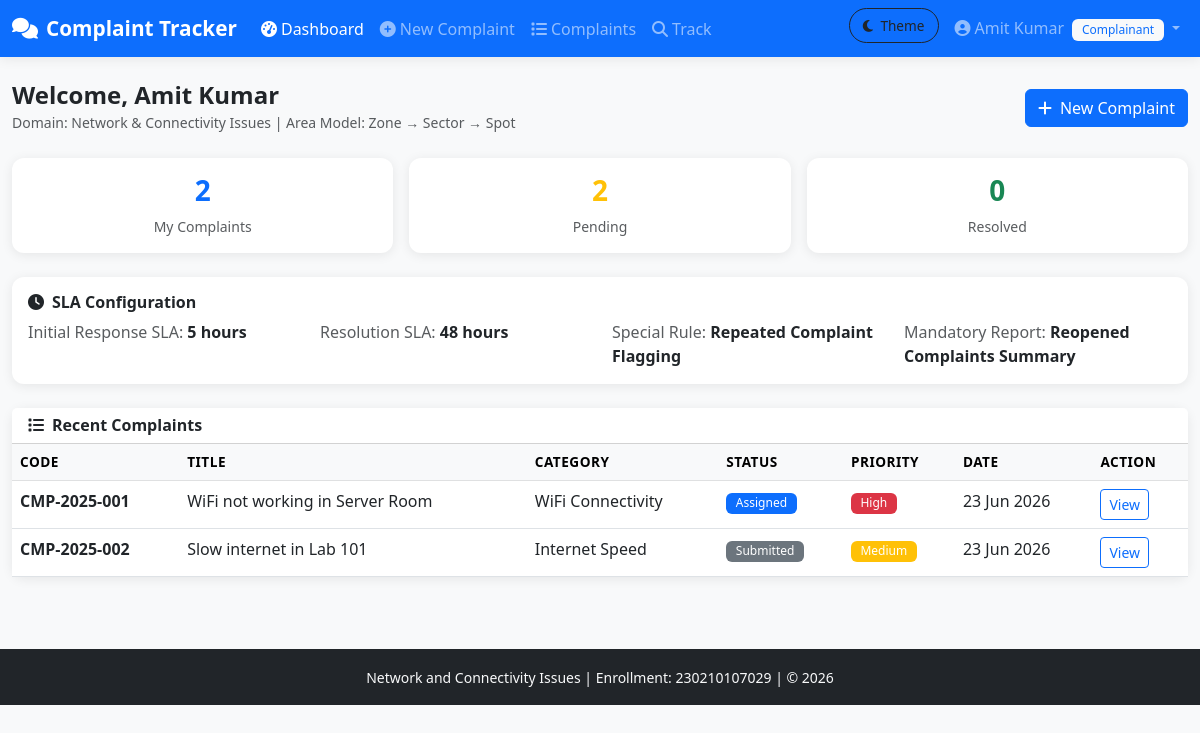
Page /dashboard.php (signed in) on the committed database.
### tables this page shows
CREATE TABLE complaints (
    complaint_id INT AUTO_INCREMENT PRIMARY KEY,
    complaint_code VARCHAR(20) NOT NULL UNIQUE,
    title VARCHAR(200) NOT NULL,
    description TEXT NOT NULL,
    category_id INT NOT NULL,
    zone_id INT NOT NULL,
    sector_id INT NOT NULL,
    spot_id INT NOT NULL,
    exact_location VARCHAR(255),
    priority ENUM('Low','Medium','High','Critical') DEFAULT 'Medium',
    current_status_id INT DEFAULT 1,
    complainant_id INT NOT NULL,
    assigned_staff_id INT DEFAULT NULL,
    complaint_date DATETIME DEFAULT CURRENT_TIMESTAMP,
    initial_response_deadline DATETIME,
    resolution_deadline DATETIME,
    resolved_at DATETIME DEFAULT NULL,
    closed_at DATETIME DEFAULT NULL,
    is_repeated_flag TINYINT(1) DEFAULT 0,
    reopen_count INT DEFAULT 0,
    created_at TIMESTAMP DEFAULT CURRENT_TIMESTAMP,
    updated_at TIMESTAMP DEFAULT CURRENT_TIMESTAMP ON UPDATE CURRENT_TIMESTAMP,
    FOREIGN KEY (category_id) REFERENCES complaint_categories(category_id),
    FOREIGN KEY (zone_id) REFERENCES zones(zone_id),
    FOREIGN KEY (sector_id) REFERENCES sectors(sector_id),
    FOREIGN KEY (spot_id) REFERENCES spots(spot_id),
    FOREIGN KEY (current_status_id) REFERENCES status_master(status_id),
    FOREIGN KEY (complainant_id) REFERENCES users(user_id),
    FOREIGN KEY (assigned_staff_id) REFERENCES users(user_id)
);

CREATE TABLE complaint_categories (
    category_id INT AUTO_INCREMENT PRIMARY KEY,
    category_name VARCHAR(100) NOT NULL,
    description TEXT,
    is_active TINYINT(1) DEFAULT 1
);

CREATE TABLE status_master (
    status_id INT AUTO_INCREMENT PRIMARY KEY,
    status_name VARCHAR(50) NOT NULL UNIQUE
);

### config/auth.php (called while the page is built, shortened)
<?php
function getCurrentUser() {
    return [
        'user_id' => $_SESSION['user_id'] ?? null,
        'username' => $_SESSION['username'] ?? null,
        'full_name' => $_SESSION['full_name'] ?? null,
        'role_id' => $_SESSION['role_id'] ?? null,
        'role_name' => $_SESSION['role_name'] ?? null
    ];
}
?>

### dashboard.php (the view, shortened to what this page needs)
<?php
require_once 'config/db.php';
require_once 'config/auth.php';
$user = getCurrentUser();
$stats = [];
if ($user['role_name'] === 'Supervisor') {
    $stats['total'] = $conn->query("SELECT COUNT(*) FROM complaints")->fetchColumn();
    $stats['pending'] = $conn->query("SELECT COUNT(*) FROM complaints WHERE current_status_id IN (1,2,3,4)")->fetchColumn();
    $stats['resolved'] = $conn->query("SELECT COUNT(*) FROM complaints WHERE current_status_id IN (5,6)")->fetchColumn();
    $stats['escalated'] = $conn->query("SELECT COUNT(*) FROM complaints WHERE current_status_id = 8")->fetchColumn();
    $stats['sla_breached'] = $conn->query("SELECT COUNT(*) FROM complaints WHERE resolution_deadline < NOW() AND current_status_id NOT IN (5,6)")->fetchColumn();
    $stats['reopened'] = $conn->query("SELECT COUNT(*) FROM complaints WHERE reopen_count > 0")->fetchColumn();
    $recentQuery = "SELECT c.*, cc.category_name, s.status_name, u.full_name as complainant_name FROM complaints c JOIN complaint_categories cc ON c.category_id = cc.category_id JOIN status_master s ON c.current_status_id = s.status_id JOIN users u ON c.complainant_id = u.user_id ORDER BY c.created_at DESC LIMIT 10";
} else {
    $stats['my_total'] = $conn->prepare("SELECT COUNT(*) FROM complaints WHERE complainant_id = ?");
    $stats['my_total']->execute([$user['user_id']]);
    $stats['my_total'] = $stats['my_total']->fetchColumn();
    $stats['my_pending'] = $conn->prepare("SELECT COUNT(*) FROM complaints WHERE complainant_id = ? AND current_status_id IN (1,2,3,4)");
    $stats['my_pending']->execute([$user['user_id']]);
    $stats['my_pending'] = $stats['my_pending']->fetchColumn();
    $stats['my_resolved'] = $conn->prepare("SELECT COUNT(*) FROM complaints WHERE complainant_id = ? AND current_status_id IN (5,6)");
    $stats['my_resolved']->execute([$user['user_id']]);
    $stats['my_resolved'] = $stats['my_resolved']->fetchColumn();
    $recentQuery = "SELECT c.*, cc.category_name, s.status_name FROM complaints c JOIN complaint_categories cc ON c.category_id = cc.category_id JOIN status_master s ON c.current_status_id = s.status_id WHERE c.complainant_id = {$user['user_id']} ORDER BY c.created_at DESC LIMIT 10";
}
$recent = $conn->query($recentQuery)->fetchAll();
?>
<!DOCTYPE html>
<html lang="en">
<head>
    <link href="https://cdn.jsdelivr.net/npm/bootstrap@5.3.0/dist/css/bootstrap.min.css" rel="stylesheet">
    <link href="https://cdnjs.cloudflare.com/ajax/libs/font-awesome/6.4.0/css/all.min.css" rel="stylesheet">
    <link href="assets/css/style.css" rel="stylesheet">
</head>
<body class="bg-light">
<?php include 'includes/navbar.php'; ?>
<div class="container-fluid py-4">
    <div class="d-flex justify-content-between align-items-center mb-4">
        <div>
            <h4 class="fw-bold mb-0">Welcome, <?= htmlspecialchars($user['full_name']) ?></h4>
            <small class="text-muted">Domain: Network & Connectivity Issues | Area Model: Zone → Sector → Spot</small>
        </div>
        <?php if ($user['role_name'] === 'Complainant'): ?>
        <a href="register_complaint.php" class="btn btn-primary"><i class="fas fa-plus me-2"></i>New Complaint</a>
        <?php endif; ?>
    </div>
    <div class="row g-3 mb-4">
    <?php if ($user['role_name'] === 'Supervisor'): ?>
        <div class="col-md-2"><div class="card border-0 shadow-sm text-center p-3"><h3 class="text-primary fw-bold"><?= $stats['total'] ?></h3><small class="text-muted">Total</small></div></div>
        <div class="col-md-2"><div class="card border-0 shadow-sm text-center p-3"><h3 class="text-warning fw-bold"><?= $stats['pending'] ?></h3><small class="text-muted">Pending</small></div></div>
        <div class="col-md-2"><div class="card border-0 shadow-sm text-center p-3"><h3 class="text-success fw-bold"><?= $stats['resolved'] ?></h3><small class="text-muted">Resolved</small></div></div>
        <div class="col-md-2"><div class="card border-0 shadow-sm text-center p-3"><h3 class="text-danger fw-bold"><?= $stats['escalated'] ?></h3><small class="text-muted">Escalated</small></div></div>
        <div class="col-md-2"><div class="card border-0 shadow-sm text-center p-3"><h3 class="text-danger fw-bold"><?= $stats['sla_breached'] ?></h3><small class="text-muted">SLA Breached</small></div></div>
        <div class="col-md-2"><div class="card border-0 shadow-sm text-center p-3"><h3 class="text-info fw-bold"><?= $stats['reopened'] ?></h3><small class="text-muted">Reopened</small></div></div>
    <?php else: ?>
        <div class="col-md-4"><div class="card border-0 shadow-sm text-center p-3"><h3 class="text-primary fw-bold"><?= $stats['my_total'] ?></h3><small class="text-muted">My Complaints</small></div></div>
        <div class="col-md-4"><div class="card border-0 shadow-sm text-center p-3"><h3 class="text-warning fw-bold"><?= $stats['my_pending'] ?></h3><small class="text-muted">Pending</small></div></div>
        <div class="col-md-4"><div class="card border-0 shadow-sm text-center p-3"><h3 class="text-success fw-bold"><?= $stats['my_resolved'] ?></h3><small class="text-muted">Resolved</small></div></div>
    <?php endif; ?>
    </div>
    <div class="card border-0 shadow-sm mb-4">
        <div class="card-body">
            <h6 class="fw-bold"><i class="fas fa-clock me-2"></i>SLA Configuration</h6>
            <div class="row">
                <div class="col-md-3"><span class="text-muted">Initial Response SLA:</span> <strong>5 hours</strong></div>
                <div class="col-md-3"><span class="text-muted">Resolution SLA:</span> <strong>48 hours</strong></div>
                <div class="col-md-3"><span class="text-muted">Special Rule:</span> <strong>Repeated Complaint Flagging</strong></div>
                <div class="col-md-3"><span class="text-muted">Mandatory Report:</span> <strong>Reopened Complaints Summary</strong></div>
            </div>
        </div>
    </div>
    <div class="card border-0 shadow-sm">
        <div class="card-header bg-white"><h6 class="fw-bold mb-0"><i class="fas fa-list me-2"></i>Recent Complaints</h6></div>
        <div class="card-body p-0">
            <div class="table-responsive">
                <table class="table table-hover mb-0">
                    <thead class="table-light">
                        <tr><th>Code</th><th>Title</th><th>Category</th><th>Status</th><th>Priority</th><th>Date</th><th>Action</th></tr>
                    </thead>
                    <tbody>
                    <?php foreach ($recent as $c): ?>
                        <tr>
                            <td><strong><?= htmlspecialchars($c['complaint_code']) ?></strong></td>
                            <td><?= htmlspecialchars($c['title']) ?></td>
                            <td><?= htmlspecialchars($c['category_name']) ?></td>
                            <td><span class="badge bg-<?= getStatusColor($c['status_name']) ?>"><?= htmlspecialchars($c['status_name']) ?></span></td>
                            <td><span class="badge bg-<?= getPriorityColor($c['priority']) ?>"><?= htmlspecialchars($c['priority']) ?></span></td>
                            <td><?= date('d M Y', strtotime($c['complaint_date'])) ?></td>
                            <td><a href="view_complaint.php?id=<?= $c['complaint_id'] ?>" class="btn btn-sm btn-outline-primary">View</a></td>
                        </tr>
                    <?php endforeach; ?>
                    </tbody>
                </table>
            </div>
        </div>
    </div>
</div>
<?php include 'includes/footer.php'; ?>
</body></html>
<?php
function getStatusColor($status) {
    $colors = ['Submitted'=>'secondary','Verified'=>'info','Assigned'=>'primary','In Progress'=>'warning','Resolved'=>'success','Closed'=>'dark','Reopened'=>'danger','Escalated'=>'danger'];
    return $colors[$status] ?? 'secondary';
}
function getPriorityColor($priority) {
    $colors = ['Low'=>'success','Medium'=>'warning','High'=>'danger','Critical'=>'dark'];
    return $colors[$priority] ?? 'secondary';
}
?>

### includes/navbar.php (shortened to what this page needs)
<?php $currentPage = basename($_SERVER['PHP_SELF']); ?>
<nav class="navbar navbar-expand-lg navbar-dark bg-primary shadow-sm">
    <div class="container-fluid">
        <a class="navbar-brand fw-bold" href="dashboard.php">
            <i class="fas fa-comments me-2"></i>Complaint Tracker
        </a>
        <div class="collapse navbar-collapse" id="navbarNav">
            <ul class="navbar-nav me-auto">
                <li class="nav-item">
                    <a class="nav-link <?= $currentPage == 'dashboard.php' ? 'active' : '' ?>" href="dashboard.php">
                        <i class="fas fa-tachometer-alt me-1"></i>Dashboard
                    </a>
                </li>
                <?php if ($_SESSION['role_name'] === 'Complainant'): ?>
                <li class="nav-item">
                    <a class="nav-link <?= $currentPage == 'register_complaint.php' ? 'active' : '' ?>" href="register_complaint.php">
                        <i class="fas fa-plus-circle me-1"></i>New Complaint
                    </a>
                </li>
                <?php endif; ?>
                <li class="nav-item">
                    <a class="nav-link <?= $currentPage == 'complaints.php' ? 'active' : '' ?>" href="complaints.php">
                        <i class="fas fa-list me-1"></i>Complaints
                    </a>
                </li>
                <li class="nav-item">
                    <a class="nav-link <?= $currentPage == 'track_complaint.php' ? 'active' : '' ?>" href="track_complaint.php">
                        <i class="fas fa-search me-1"></i>Track
                    </a>
                </li>
            </ul>
            <ul class="navbar-nav">
                <li class="nav-item me-2">
                    <button id="themeToggleBtn" class="btn btn-sm btn-outline-light theme-toggle-btn" type="button" title="Toggle dark/light theme">
                        <i class="fas fa-moon"></i>
                        <span class="d-none d-md-inline ms-1">Theme</span>
                    </button>
                </li>
                <li class="nav-item dropdown">
                    <a class="nav-link dropdown-toggle" href="#" data-bs-toggle="dropdown">
                        <i class="fas fa-user-circle me-1"></i><?= htmlspecialchars($_SESSION['full_name']) ?>
                        <span class="badge bg-light text-primary ms-1"><?= htmlspecialchars($_SESSION['role_name']) ?></span>
                    </a>
                </li>
            </ul>
        </div>
    </div>
</nav>

### includes/footer.php
<footer class="bg-dark text-light py-3 mt-5">
    <div class="container text-center">
        <small>Network and Connectivity Issues | Enrollment: 230210107029 | &copy; <?= date('Y') ?></small>
    </div>
</footer>

### assets/css/style.css (style rules this page uses)
:root { --app-bg: #f5f7fa; --page-bg: #f5f7fa; --card-bg: #ffffff; --card-border: rgba(0,0,0,0.08); --text-color: #212529; --secondary-bg: #f8f9fa; --navbar-bg: #0d6efd; --navbar-text: #ffffff; --dropdown-bg: #ffffff; --table-border: #dee2e6; --alert-border: rgba(0,0,0,0.08); }
body { font-family: 'Segoe UI', Tahoma, Geneva, Verdana, sans-serif; background-color: var(--page-bg); color: var(--text-color); }
.theme-toggle-btn { min-width: 90px; border-radius: 999px; padding: 0.4rem 0.8rem; font-size: 0.85rem; }
.navbar-brand { font-size: 1.3rem; }
.card { border-radius: 12px; transition: transform 0.2s; }
.table th { font-weight: 600; font-size: 0.85rem; text-transform: uppercase; letter-spacing: 0.5px; }
.badge { font-weight: 500; padding: 0.4em 0.8em; }
.btn-primary { background-color: #0d6efd; border-color: #0d6efd; }
.shadow-sm { box-shadow: 0 2px 12px rgba(0,0,0,0.08) !important; }
footer { margin-top: auto; }

### rows in the picture
complaints: complaint_code "CMP-2025-001", title "WiFi not working in Server Room", category.category_name "WiFi Connectivity", current_status.status_name "Assigned", priority "High", complaint_date "23 Jun 2026"
complaints: complaint_code "CMP-2025-002", title "Slow internet in Lab 101", category.category_name "Internet Speed", current_status.status_name "Submitted", priority "Medium", complaint_date "23 Jun 2026"

### other values in the picture
$_SESSION['full_name'] "Amit Kumar"
$_SESSION['role_name'] "Complainant"
$user['full_name'] "Amit Kumar"
$stats['my_total'] "2"
$stats['my_pending'] "2"
$stats['my_resolved'] "0"
